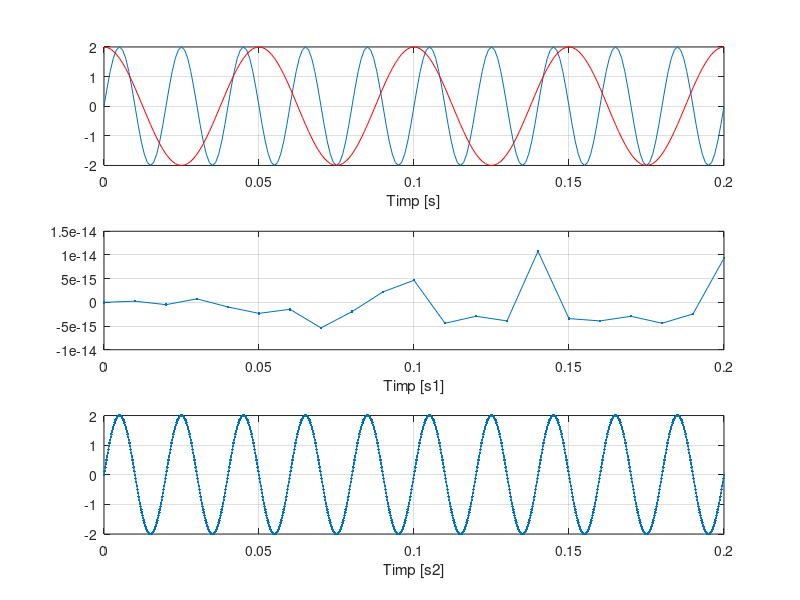

Write the MATLAB code that produced this figure.
F = 50;
F1= 20;
t = 0:0.001:0.2;
t1= 0:0.01:0.2;
t2= 0:0.0002:0.2;
s = 2*sin(2*pi*F*t);
s1= 2*sin(2*pi*F*t1);
s2= 2*sin(2*pi*F*t2);
c= 2*cos(2*pi*F1*t);
subplot(3,1,1)
plot(t,s,t,c,'r'),xlabel('Timp [s]'),grid
subplot(3,1,2)
plot(t1,s1,'.-'),xlabel('Timp [s1]'),grid
subplot(3,1,3)
plot(t2,s2,'.-'),xlabel('Timp [s2]'),grid